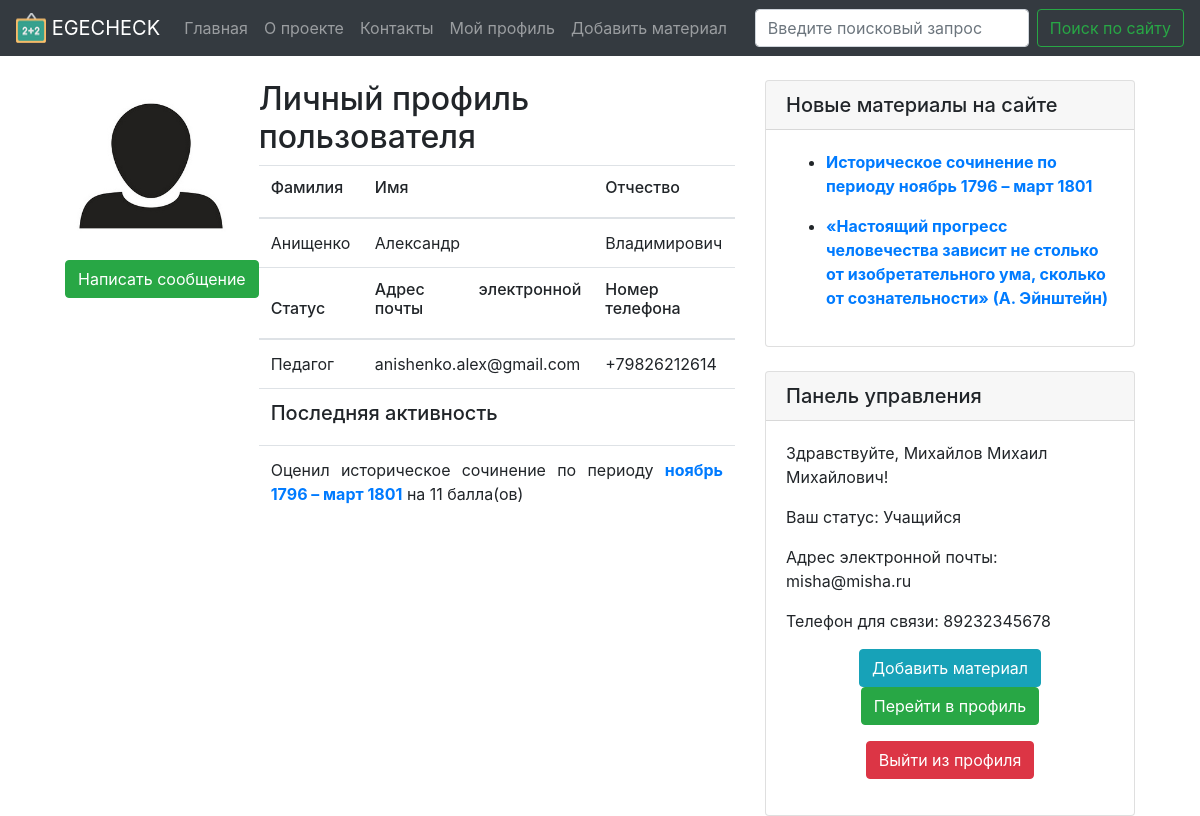
Page /profile/aleksandranischenko0 (signed in) on the committed database.
### models.py (models this page shows)
class Users(Model, UserMixin):
    class Meta:
        database = db
        table_name = "users"
    name = CharField()
    surname = CharField()
    middle_name = CharField()
    nickname = CharField()
    status = CharField()
    email = CharField(unique=True)
    password = CharField()
    phone_number = CharField()

class CommentsH(Model):
    class Meta:
        database = db
        table_name = "comments_h"
    k1h_grade = IntegerField()
    k1h = CharField()
    k2h_grade = IntegerField()
    k2h = CharField()
    k3h_grade = IntegerField()
    k3h = CharField()
    k4h_grade = IntegerField()
    k4h = CharField()
    k5h_grade = IntegerField()
    k5h = CharField()
    k6h_grade = IntegerField()
    k6h = CharField()
    k7h_grade = IntegerField()
    k7h = CharField()
    total = IntegerField()
    date = DateTimeField()
    author = ForeignKeyField(Users, backref='history_comments')
    category = CharField(default='История')
    post_id = ForeignKeyField(Posts, backref='post_id_h')

class Posts(Model):
    class Meta:
        database = db
        table_name = "posts"
    title = CharField()
    category = CharField()
    content = TextField()
    author = ForeignKeyField(Users, backref='posts_author')
    create_date = DateTimeField()
    is_published = BooleanField(default=True)

### routes.py (the view)
@app.route('/profile/<nickname>', methods=['GET', 'POST'])
@login_required
def profile(nickname):
    user_surname = ''
    user_id = 0
    student_post_count = 0
    all_count = 0
    user_middle_name = ''
    user_name = ''
    user_nickname = ''
    user_status = ''
    user_email = ''
    user_phone = ''
    student_post_list = ''
    expert_comments_h = ''
    expert_comments_s = ''
    g.user = current_user.get_id()
    all_users = Users.select().where(Users.nickname == nickname)
    form = MessageForm()
    for p_user in all_users:
        user_id = p_user.id
        user_name = p_user.name
        user_surname = p_user.surname
        user_middle_name = p_user.middle_name
        user_nickname = p_user.nickname
        user_status = p_user.status
        user_email = p_user.email
        user_phone = p_user.phone_number
    notification_list = Notification.select().join(Users, on=Notification.recipient).where(
        Notification.recipient == g.user).order_by(Notification.date.desc())
    notification_count = Notification.select().join(Users, on=Notification.recipient).where(
        Notification.recipient == g.user).count()
    message_list = Messages.select().join(Users, on=Messages.recipient).where(
        Messages.recipient == g.user).order_by(Messages.date.desc())
    message_count = Messages.select().join(Users, on=Messages.recipient).where(
        Messages.recipient == g.user).count()
    for student in all_users:
        if student.status == 'Учащийся':
            student_post_list = Posts.select().join(Users).where(Users.nickname == nickname)
            student_post_count = Posts.select().join(Users).where(Users.nickname == nickname).count()
    for expert in all_users:
        if expert.status == 'Педагог' or expert.status == 'Эксперт' or expert.status == 'Репетитор':
            expert_comments_h = CommentsH.select().join(Posts).where(CommentsH.post_id == Posts.id)
            expert_comments_s = CommentsS.select().join(Posts).where(CommentsS.post_id == Posts.id)
            expert_comments_h_count = CommentsH.select().join(Posts).where(CommentsH.post_id == Posts.id).count()
            expert_comments_s_count = CommentsS.select().join(Posts).where(CommentsS.post_id == Posts.id).count()
            all_count = expert_comments_h_count + expert_comments_s_count
    if request.method == "POST" and form.validate_on_submit():
        theme = form.theme.data
        message = form.message.data
        Messages.create(theme=theme, message=message, sender=g.user, recipient=user_id,
                        date=datetime.today())
        return redirect(request.url)
    if user_id == g.user:
        return render_template('my_profile.html', user_surname=user_surname,
                               user_middle_name=user_middle_name, user_name=user_name, user_nickname=user_nickname,
                               user_status=user_status, user_email=user_email, user_phone=user_phone,
                               notification_list=notification_list, student_post_list=student_post_list,
                               expert_comments_h=expert_comments_h, expert_comments_s=expert_comments_s,
                               message_list=message_list, message_count=message_count,
                               notification_count=notification_count, student_post_count=student_post_count,
                               all_count=all_count)
    else:
        return render_template('user.html', user_surname=user_surname,
                               user_middle_name=user_middle_name, user_name=user_name, user_nickname=user_nickname,
                               user_status=user_status, user_email=user_email, user_phone=user_phone,
                               notification_list=notification_list, student_post_list=student_post_list,
                               expert_comments_h=expert_comments_h, expert_comments_s=expert_comments_s, form=form)

### forms.py
class MessageForm(FlaskForm):
    theme = StringField('Тема сообщения', validators=[Required()])
    message = TextAreaField('Текст сообщения')
    submit = SubmitField('Отправить сообщение')

### app.py (called while the page is built)
@login_manager.user_loader
def load_user(user_id):
    return Users.get(Users.id == user_id)

@app.context_processor
def sidebar():
    last_posts = Posts.select().order_by(Posts.create_date.desc()).limit(5)
    return dict(last_posts=last_posts)

@app.context_processor
def need_info():
    u_status = ''
    u_id = 0
    u_name = ''
    u_surname = ''
    u_middle_name = ''
    u_nickname = ''
    g.user = current_user.get_id()
    user_info = Users.select().where(Users.id == g.user)
    for now_user in user_info:
        u_status = now_user.status
        u_id = now_user.id
    all_users = Users.select()
    for i in all_users:
        u_name = i.name
        u_surname = i.surname
        u_middle_name = i.middle_name
        u_nickname = i.nickname
    return dict(u_status=u_status, u_id=u_id, all_users=all_users, u_name=u_name, u_surname=u_surname,
                u_middle_name=u_middle_name, u_nickname=u_nickname)

### templates/user.html (shortened to what this page needs)
{% extends "base.html" %}
{% import 'bootstrap/wtf.html' as wtf %}
{% block content %}
<div class="container-fluid">
  <div class="row align-items-start justify-content-center">
  <div class="col-7">
    <div class="media">
  <figure class="figure">
  <img src="{{ url_for('static', filename='user_icon.jpg') }}" class="figure-img img-fluid rounded" width="172" height="172" alt="A generic square placeholder image with rounded corners in a figure.">
  <figcaption class="figure-caption text-center"><button type="button" class="btn btn-success" data-toggle="modal" data-target="#MessageForm">Написать сообщение</button></figcaption>
</figure>
  <div class="media-body">
    <h2 class="mt-0">Личный профиль пользователя</h2>
    <table class="table table-borderless text-justify">
        <thead>
    <tr>
      <th scope="col"><h6>Фамилия</h6></th>
      <th scope="col"><h6>Имя</h6></th>
      <th scope="col"><h6>Отчество</h6></th>
    </tr>
    <tr>
      <td>{{user_surname}}</td>
      <td>{{user_name}}</td>
      <td>{{user_middle_name}}</td>
    </tr>
    <tr>
      <th scope="col"><h6>Статус</h6></th>
      <th scope="col"><h6>Адрес электронной почты</h6></th>
      <th scope="col"><h6>Номер телефона</h6></th>
    </tr>
  </thead>
  <tbody>
    <tr>
      <td>{{user_status}}</td>
      <td>{{user_email}}</td>
      <td>{{user_phone}}</td>
    </tr>
    <tr>
        <th colspan="6"><h5>Последняя активность</h5></th>
    </tr>
    <tr>
        <td colspan="6">
     {% for expert_comments in expert_comments_h %}
     <p>Оценил историческое сочинение по периоду <a class="alert-link" href="{{ url_for('post', id=expert_comments.post_id.id)}}">{{ expert_comments.post_id.title}}</a> на {{expert_comments.total}} балла(ов)</p>
     {% endfor %}
        </td>
    </tr>
</tbody>
    </table>
  </div>
</div>
  </div>
{% endblock %}

### templates/base.html (shortened to what this page needs)
<!DOCTYPE html>
<html lang="ru">
<head>
  <link rel="stylesheet" href="https://maxcdn.bootstrapcdn.com/bootstrap/4.0.0/css/bootstrap.min.css">
  <link href="https://maxcdn.bootstrapcdn.com/font-awesome/4.3.0/css/font-awesome.min.css" rel="stylesheet">
</head>
<body>
<nav class="navbar sticky-top navbar-expand-lg navbar-dark bg-dark">
  <a class="navbar-brand" href="{{url_for('index')}}">
    <img src="{{ url_for('static', filename='icon_logo.png') }}" width="30" height="30" class="d-inline-block align-top" alt="">
    EGECHECK
  </a>
  <div class="collapse navbar-collapse" id="navbarSupportedContent">
    <ul class="navbar-nav mr-auto">
      {% if current_user.is_authenticated %}
      <li class="nav-item">
        <a class="nav-link" href="{{url_for('index')}}">Главная</a>
      </li>
      <li class="nav-item">
        <a class="nav-link" href="{{url_for('about')}}">О проекте</a>
      </li>
      <li class="nav-item">
        <a class="nav-link" href="{{url_for('contacts')}}">Контакты</a>
      </li>
      <li class="nav-item">
        <a class="nav-link" href="{{url_for('profile', nickname=current_user.nickname)}}">Мой профиль</a>
      </li>
      {% if current_user.is_authenticated and u_status == 'Учащийся' %}
      <li class="nav-item">
        <a class="nav-link" href="{{url_for('add')}}">Добавить материал</a>
      </li>
      {% endif %}
      {% endif %}
    </ul>
    <form class="form-inline my-2 my-lg-0">
      <input class="form-control mr-sm-2" type="search" placeholder="Введите поисковый запрос" aria-label="Search">
      <button class="btn btn-outline-success my-2 my-sm-0" type="submit">Поиск по сайту</button>
    </form>
  </div>
</nav>
<br/>
  {% block content %} {% endblock %}
  <div class="col-4">
    <div class="card">
  <h5 class="card-header">Новые материалы на сайте</h5>
  <div class="card-body">
    {% for posts in last_posts %}
    <ul>
    {% if posts.category == 'История' %}
    <li><a class="alert-link" href="{{ url_for('post', id=posts.id)}}"><p>Историческое сочинение по периоду {{ posts. title }}</p></a></li>
    {% else %}
    <li><a class="alert-link" href="{{ url_for('post', id=posts.id)}}"><p>{{ posts.title }}</p></a></li>
    {% endif %}
  </ul>
    {% endfor %}
  </div>
</div>
<div class="card">
  <h5 class="card-header">Панель управления</h5>
  {% if current_user.is_authenticated %}
  <div class="card-body">
<p>Здравствуйте, {{ current_user.surname }} {{ current_user.name }} {{ current_user.middle_name }}!</p>
<p>Ваш статус: {{ current_user.status }}</p>
<p>Адрес электронной почты: {{ current_user.email }}</p>
<p>Телефон для связи: {{ current_user.phone_number }}</p>
{% if u_status == 'Учащийся' %}
<p class="text-center"><a class="btn btn-info" href="{{url_for('add')}}">Добавить материал</a>
<a class="btn btn-success" href="{{url_for('profile', nickname=current_user.nickname)}}">Перейти в профиль</a></p>
<p class="text-center"><a class="btn btn-danger" href="{{ url_for('logout') }}">Выйти из профиля</a></p>
{% else %}
<p class="text-center"><a class="btn btn-success" href="{{url_for('profile', nickname=current_user.nickname)}}">Перейти в  мой профиль</a> <a class="btn btn-danger" href="{{ url_for('logout') }}">Выйти из профиля</a></p>
{% endif %}
  </div>
  {% endif %}
</div>
  </div>
</div>
</div>
</body>
</html>

### rows in the picture
Users: surname "Анищенко", name "Александр", middle_name "Владимирович", status "Педагог", email "anishenko.alex@gmail.com", phone_number "+79826212614"
CommentsH: post_id "ноябрь 1796 – март 1801", total "11"
Posts: title "ноябрь 1796 – март 1801"
Posts: title "«Настоящий прогресс человечества зависит не столько от изобретательного ума, сколько от сознательности» (А. Эйнштейн)"
Users: surname "Михайлов", name "Михаил", middle_name "Михайлович", status "Учащийся", email "misha@misha.ru", phone_number "89232345678"
